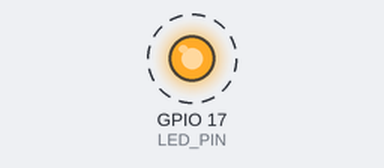
A program run on a simulated Raspberry Pi (BCM pin numbers). Parts: output pins drawn as LEDs (lit = HIGH). Dashed ring = blinking. What the program prints to the terminal is not drawn.

Above: at 0.2 s.
Timing chart, 0 to 3.0 s (numbered marks = the images above):
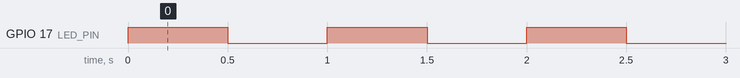

Measured:
- by itself, GPIO 17 (LED_PIN): alternates HIGH for 0.50 s and LOW for 0.50 s

The program:

Tag_05.py
```python
# 02_Code/Tagescode/Tag_05_LED_Blink.py

import RPi.GPIO as GPIO
import time

# Pin-Nummerierung auf BCM festlegen (GPIO-Nummerierung)
GPIO.setmode(GPIO.BCM)

# Den GPIO-Pin festlegen, an den die LED angeschlossen ist (z.B. GPIO 17)
LED_PIN = 17

# Pin als Ausgang (OUT) konfigurieren
GPIO.setup(LED_PIN, GPIO.OUT)

print("Starte den LED-Blink-Test. Beende mit STRG+C")

try:
    while True:
        # LED einschalten (High)
        GPIO.output(LED_PIN, GPIO.HIGH)
        time.sleep(0.5)  # 0.5 Sekunden warten

        # LED ausschalten (Low)
        GPIO.output(LED_PIN, GPIO.LOW)
        time.sleep(0.5)  # 0.5 Sekunden warten

except KeyboardInterrupt:
    # Aufräumen, wenn das Programm mit STRG+C beendet wird
    print("Programm beendet. GPIO wird aufgeräumt.")
    GPIO.cleanup()
```
